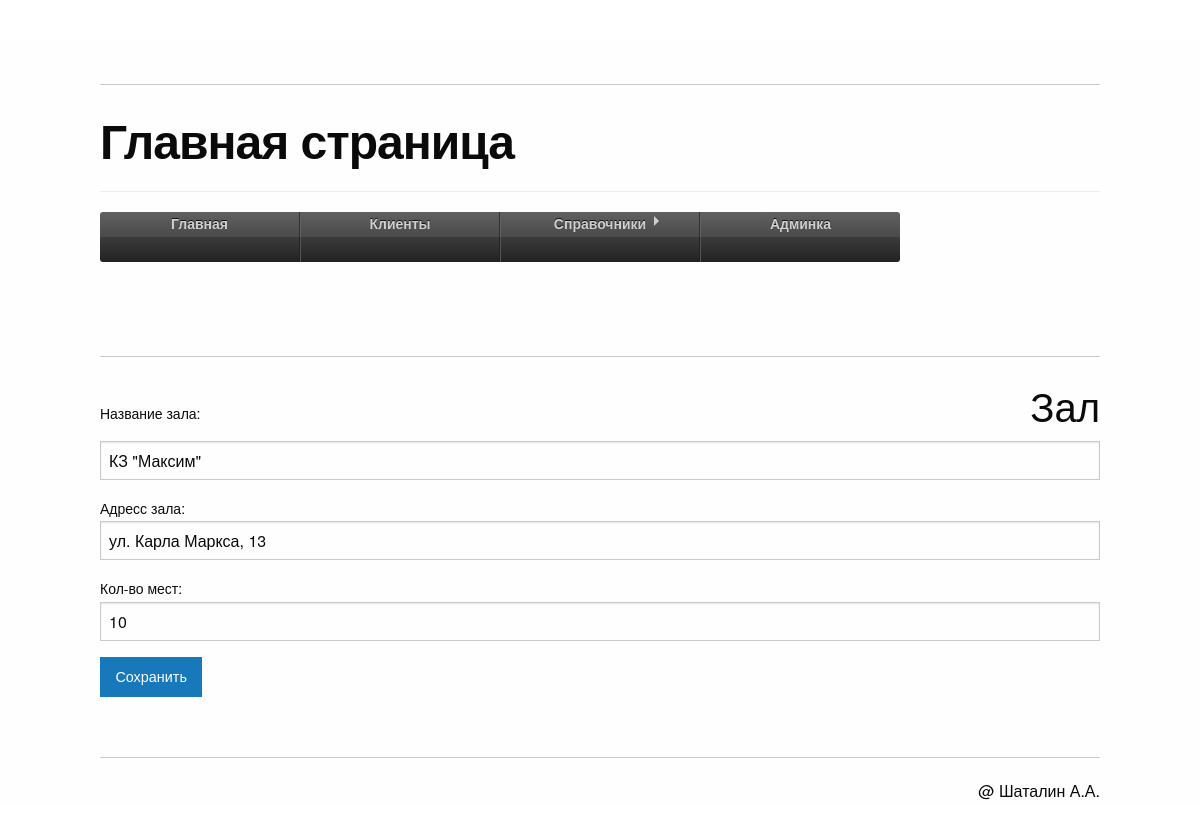
Before: /hallinfo/edit/1/ with the older database file.
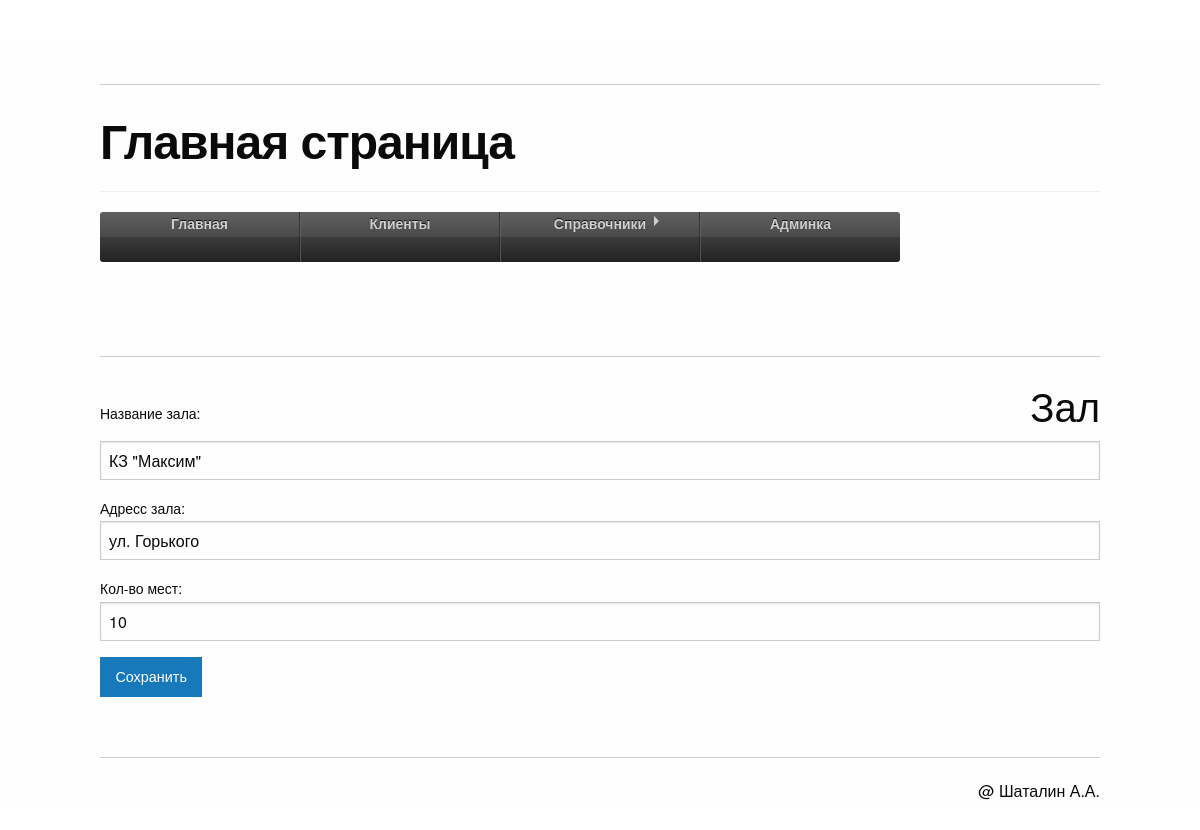
After: the same page with the newer database file.
### clientlist/models.py (models this page shows, shortened)
class Hall(models.Model):
    class Meta:
        db_table = 'hall'
    hall_name = models.CharField(max_length = 100)
    hall_address = models.CharField(max_length = 100, blank = True)
    hall_max_places = models.IntegerField(default=10, blank = True, null=True)

### clientlist/views.py (the view)
# urls.py: url(r'^hallinfo/edit/(?P<hall_info_id>\d+)/$', edit_hall_info, name='hallinfoedit'),
def edit_hall_info(request, hall_info_id):
    hall_info = get_object_or_404(Hall, id=hall_info_id)
    if request.method == "POST":
        form = HallForm(request.POST, instance=hall_info)
        if form.is_valid():
            hall_info = form.save(commit=False)
            hall_info.save()
            return redirect('/hallinfo/all/')
    else:
        form = HallForm(instance=hall_info)
    return render(request, 'hall.html', {'form': form})

### clientlist/forms.py
class HallForm(forms.ModelForm):
    hall_name = forms.CharField(label=u'Название зала')
    hall_address = forms.CharField(label = u'Адресс зала')
    hall_max_places = forms.IntegerField(label = u'Кол-во мест')
    class Meta:
        model = Hall
        fields = ('hall_name', 'hall_address', 'hall_max_places')

### clientlist/templates/hall.html
{% extends 'index.html' %}
{% block clients %}
<h2>Зал</h2>
<br>
        <form  method="POST" class="post-form">{% csrf_token %}
            {{ form.as_p }}
            <input type="submit" class="button"value="Сохранить">
        </form>
{% endblock %}

### templates/index.html (shortened to what this page needs)
<!DOCTYPE html>
{% load staticfiles %}
<html lang="en">
<head>
    <link rel="stylesheet" type="text/css" href="{% static 'css/css.css' %}">
    <link rel="stylesheet" type="text/css" href="{% static 'foundation/css/foundation.css' %}">
</head>
<body>
<div id="container">
    <br>
    <hr>
    <div id="header">
        <h1><strong>Главная страница</strong></h1>
    </div>
    <div id="nav">
        <ul>
            <li><a href="/"><span>Главная</span></a></li>
            <li><a href="/clients/all/"><span>Клиенты</span></a></li>
            <li class="dropdown"><a href="#"><span>Справочники</span></a>
            </li>
            <li><a href="/admin/"><span>Админка</span></a></li>
        </ul>
    </div>
<br>
<hr>
{% block clients %}{% endblock %}
    <br>
<hr>
<footer>
    <p align="right">&#64; Шаталин А.А.</p>
</footer>
</div>
</body>
</html>

### static/style/css/css.css (style rules this page uses)
html, body { background: #fff; font: 100% helvetica, arial, sans-serif; margin: 0; padding: 0; }
#container { margin: 40px auto; width: 1000px; -webkit-border-radius: 3px; -moz-border-radius: 3px; border-radius: 3px; }
#header { border-bottom: 1px solid #eee; margin: 0 0 20px; overflow: hidden; padding: 0 0 10px; }
h1 { color: #111; float: left; font-size: 30px; font-weight: normal; letter-spacing: -1px; margin: 0; }
h2 { color: #999; float: right; font-size: 11px; font-weight: normal; margin: 20px 0 0 0; }
a { color: #111; font-weight: bold; text-decoration: none; -moz-transition: all 300ms ease-out; -webkit-transition: all 300ms ease-out; -ms-transition: all 300ms ease-out; transition: all 300ms ease-out; }
#nav { height: 100px; line-height: 100px; width: 100%; }
#nav ul { list-style: none; margin: 0; padding: 0; }
#nav li { background: #333; background-image: -o-linear-gradient(bottom, #222222 0%, #555555 100%); background-image: -moz-linear-gradient(bottom, #222222 0%, #555555 100%); background-image: -webkit-linear-gradient(bottom, #222222 0%, #555555 100%); background-image: -ms-linear-gradient(bottom, #222222 0%, #555555 100%); background-image: -webkit-gradient(linear,left bottom,left top,color-stop(0, #222222),color-stop(1, #555555)); background-image: linear-gradient(bottom, #222222 0%, #555555 100%); float: left; position: relative; width: 20%; }
#nav li:first-child, #nav li:first-child a { -webkit-border-radius: 3px 0 0 3px; -moz-border-radius: 3px 0 0 3px; border-radius: 3px 0 0 3px; }
#nav li:last-child, #nav li:last-child a { -webkit-border-radius: 0 3px 3px 0; -moz-border-radius: 0 3px 3px 0; border-radius: 0 3px 3px 0; }
#nav a { border-right: 1px solid #222; border-left: 1px solid #555; color: #ccc; display: block; font-size: 14px; height: 50px; overflow: hidden; text-align: center; text-shadow: 0 -1px 0 #000; -webkit-box-shadow: inset 0 0 10px transparent; -moz-box-shadow: inset 0 0 10px transparent; }
#nav a:after { background: rgba(255,255,255,.07); content: ""; height: 25px; left: 0; position: absolute; width: 100%; }
#nav span { position: relative; }
#nav li:first-child a { border-left: none; }
#nav li:last-child a { border-right: none; }
.dropdown > a span:after { border-top: 5px solid transparent; border-bottom: 5px solid transparent; border-left: 5px solid #ccc; content: ""; right: -13px; position: absolute; top: 3px; }
footer { text-align: right }

Changed rows visible on the page:
changed Hall "КЗ \"Максим\"": hall_address "ул. Карла Маркса, 13" → "ул. Горького"
